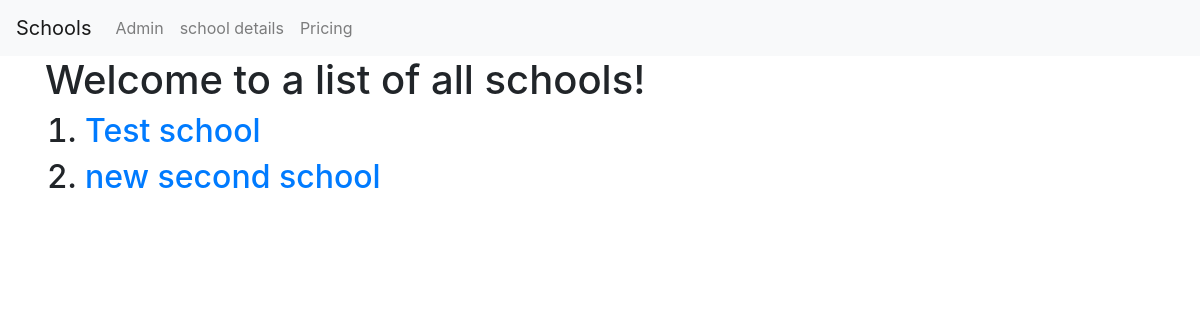
The app's page /first_app/, older data.
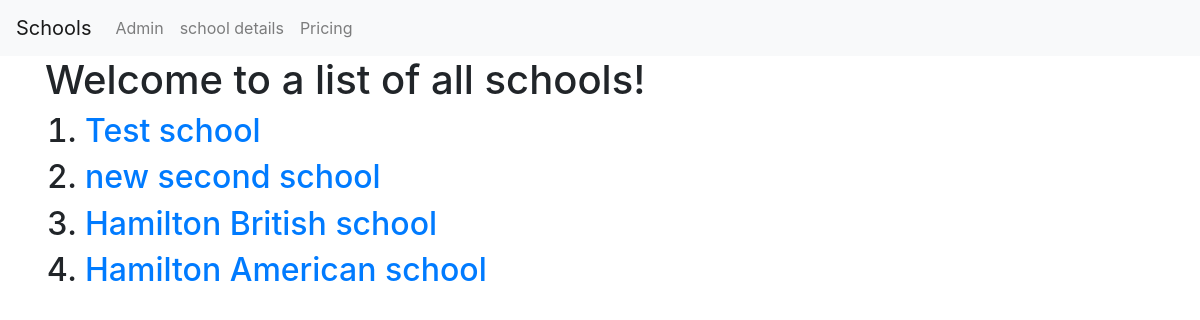
The same page, newer data.
### first_app/models.py (models this page shows, shortened)
class School(models.Model):
    name = models.CharField(max_length=256)
    principal = models.CharField(max_length=256)
    location = models.CharField(max_length=256)

### first_app/views.py (the view)
# urls.py: path('',views.SchoolListView.as_view(),name='list'),
class SchoolListView(ListView):
    context_object_name = 'schools'
    model = models.School

### first_app/templates/first_app/school_list.html
{% extends 'first_app/first_app_base.html' %}
{% block body_block %}
<h1>Welcome to a list of all schools!</h1>
<ol>
{% for school in schools %}
<h2><li><a href ="{{school.id}}">{{school.name}}</a></li></h2>
{% endfor %}
</ol>
{% endblock  %}

### first_app/templates/first_app/first_APP_base.html (shortened to what this page needs)
<!DOCTYPE html>
<html>
<head>
<link rel="stylesheet" href="https://stackpath.bootstrapcdn.com/bootstrap/4.3.1/css/bootstrap.min.css">
</head>
<body>
    <nav class="navbar navbar-expand-lg navbar-light bg-light">
        <a class="navbar-brand" href="{% url 'first_app:list' %}">Schools</a>
        <div class="collapse navbar-collapse" id="navbarNavAltMarkup">
          <div class="navbar-nav">
            <a class="nav-item nav-link " href="{% url 'admin:index' %}">Admin <span class="sr-only">(current)</span></a>
            <a class="nav-item nav-link" href="#">school details</a>
            <a class="nav-item nav-link" href="#">Pricing</a>
          </div>
        </div>
      </nav>
    <div class="container">
        {% block body_block %}
        {% endblock body_block %}
    </div>
</body>
</html>

Row changes from the older to the newer data that the page shows:
added School: name "Hamilton British school"
added School: name "Hamilton American school"
